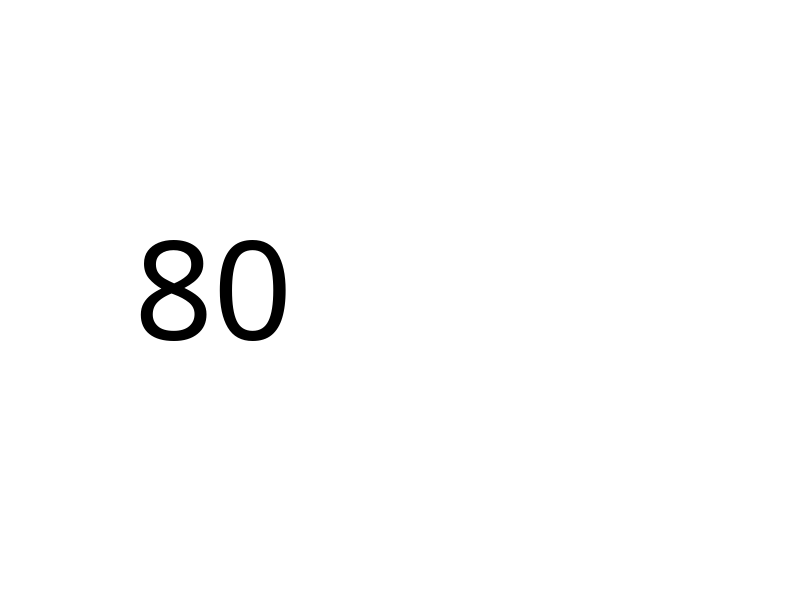

The MATLAB source for this figure: (Note: this script raises an error after producing the figure.)
figure;
for I_char = 0:300
    clf
    axis off
    text(.05,.5,num2str(I_char, '%X'),'FontName','Doulos SIL','FontSize',100)
    text(.6,.5,char(I_char),'FontName','Doulos SIL','FontSize',100)
    pause
end